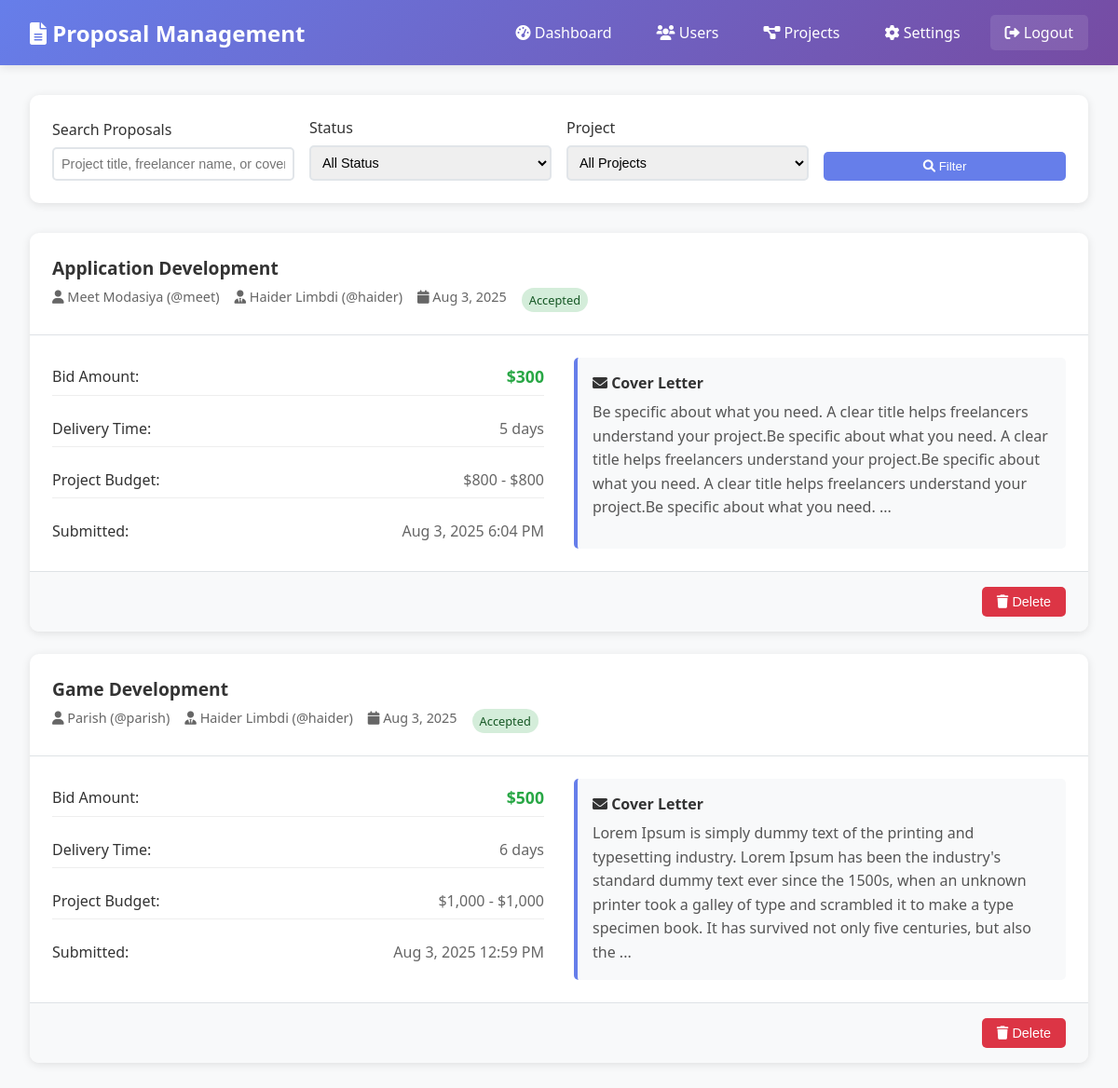
The app's page /freelance-connect/admin-proposals.php (signed in) with its own data.
### tables this page shows
CREATE TABLE `proposals` (
  `id` int(11) NOT NULL,
  `project_id` int(11) NOT NULL,
  `freelancer_id` int(11) NOT NULL,
  `cover_letter` text NOT NULL,
  `bid_amount` decimal(10,2) NOT NULL,
  `delivery_time` int(11) NOT NULL,
  `status` enum('pending','accepted','rejected') DEFAULT 'pending',
  `created_at` timestamp NOT NULL DEFAULT current_timestamp(),
  `admin_notes` text DEFAULT NULL
);

CREATE TABLE `projects` (
  `id` int(11) NOT NULL,
  `client_id` int(11) NOT NULL,
  `category_id` int(11) NOT NULL,
  `title` varchar(200) NOT NULL,
  `description` text NOT NULL,
  `budget_min` decimal(10,2) DEFAULT NULL,
  `budget_max` decimal(10,2) DEFAULT NULL,
  `project_type` enum('fixed','hourly') NOT NULL,
  `skills_required` text DEFAULT NULL,
  `status` enum('open','in_progress','completed','cancelled') DEFAULT 'open',
  `created_at` timestamp NOT NULL DEFAULT current_timestamp(),
  `updated_at` timestamp NOT NULL DEFAULT current_timestamp() ON UPDATE current_timestamp(),
  `admin_notes` text DEFAULT NULL
);

CREATE TABLE `users` (
  `id` int(11) NOT NULL,
  `username` varchar(50) NOT NULL,
  `email` varchar(100) NOT NULL,
  `password_hash` varchar(255) NOT NULL,
  `first_name` varchar(50) NOT NULL,
  `last_name` varchar(50) NOT NULL,
  `user_type` enum('freelancer','client') NOT NULL,
  `profile_image` varchar(255) DEFAULT NULL,
  `bio` text DEFAULT NULL,
  `skills` text DEFAULT NULL,
  `hourly_rate` decimal(10,2) DEFAULT NULL,
  `location` varchar(100) DEFAULT NULL,
  `created_at` timestamp NOT NULL DEFAULT current_timestamp(),
  `updated_at` timestamp NOT NULL DEFAULT current_timestamp() ON UPDATE current_timestamp(),
  `status` enum('active','suspended','banned') DEFAULT 'active'
);

### freelance-connect/admin-proposals.php (the view, shortened to what this page needs)
<?php
require_once 'config/db.php';
$search = isset($_GET['search']) ? $_GET['search'] : '';
$params = [];
$where_clause = '';
try {
    $query = "SELECT pr.*, p.title as project_title, p.budget_min, p.budget_max,
                     f.first_name as freelancer_first, f.last_name as freelancer_last, f.username as freelancer_username,
                     c.first_name as client_first, c.last_name as client_last, c.username as client_username
              FROM proposals pr
              JOIN projects p ON pr.project_id = p.id
              JOIN users f ON pr.freelancer_id = f.id
              JOIN users c ON p.client_id = c.id
              $where_clause
              ORDER BY pr.created_at DESC";
    $stmt = $pdo->prepare($query);
    $stmt->execute($params);
    $proposals = $stmt->fetchAll();
} catch (PDOException $e) {
    $error = "Database error: " . $e->getMessage();
    $proposals = [];
    $projects = [];
}
?>
<!DOCTYPE html>
<html lang="en">
<head>
    <link href="https://cdnjs.cloudflare.com/ajax/libs/font-awesome/6.0.0/css/all.min.css" rel="stylesheet">
</head>
<body>
    <div class="admin-header">
        <h1><i class="fas fa-file-alt"></i> Proposal Management</h1>
        <div class="admin-nav">
            <a href="admin-dashboard.php"><i class="fas fa-tachometer-alt"></i> Dashboard</a>
            <a href="admin-users.php"><i class="fas fa-users"></i> Users</a>
            <a href="admin-projects.php"><i class="fas fa-project-diagram"></i> Projects</a>
            <a href="admin-settings.php"><i class="fas fa-cog"></i> Settings</a>
            <a href="admin-logout.php" class="logout"><i class="fas fa-sign-out-alt"></i> Logout</a>
        </div>
    </div>
    <div class="container">
        <div class="filters">
            <form method="GET" class="filter-form">
                <div class="form-group">
                    <label for="search">Search Proposals</label>
                    <input type="text" id="search" name="search"
                        placeholder="Project title, freelancer name, or cover letter"
                        value="<?php echo htmlspecialchars($search); ?>">
                </div>
                <div class="form-group">
                    <label for="status">Status</label>
                    <select id="status" name="status">
                        <option value="">All Status</option>
                    </select>
                </div>
                <div class="form-group">
                    <label for="project">Project</label>
                    <select id="project" name="project">
                        <option value="">All Projects</option>
                    </select>
                </div>
                <button type="submit" class="filter-btn">
                    <i class="fas fa-search"></i> Filter
                </button>
            </form>
        </div>
        <div class="proposals-grid">
            <?php if (empty($proposals)): ?>
                <div class="no-proposals">
                    <i class="fas fa-file-alt" style="font-size: 3rem; color: #ccc; margin-bottom: 1rem;"></i>
                    <p>No proposals found matching your criteria.</p>
                </div>
            <?php else: ?>
                <?php foreach ($proposals as $proposal): ?>
                    <div class="proposal-card">
                        <div class="proposal-header">
                            <div class="proposal-title"><?php echo htmlspecialchars($proposal['project_title']); ?></div>
                            <div class="proposal-meta">
                                <span><i class="fas fa-user"></i>
                                    <?php echo htmlspecialchars($proposal['freelancer_first'] . ' ' . $proposal['freelancer_last']); ?>
                                    (@<?php echo htmlspecialchars($proposal['freelancer_username']); ?>)</span>
                                <span><i class="fas fa-user-tie"></i>
                                    <?php echo htmlspecialchars($proposal['client_first'] . ' ' . $proposal['client_last']); ?>
                                    (@<?php echo htmlspecialchars($proposal['client_username']); ?>)</span>
                                <span><i class="fas fa-calendar"></i>
                                    <?php echo date('M j, Y', strtotime($proposal['created_at'])); ?></span>
                                <span class="status-badge status-<?php echo $proposal['status']; ?>">
                                    <?php echo ucfirst($proposal['status']); ?>
                                </span>
                            </div>
                        </div>
                        <div class="proposal-body">
                            <div class="proposal-content">
                                <div class="proposal-details">
                                    <div class="detail-item">
                                        <span class="detail-label">Bid Amount:</span>
                                        <span
                                            class="detail-value bid-amount">$<?php echo number_format($proposal['bid_amount']); ?></span>
                                    </div>
                                    <div class="detail-item">
                                        <span class="detail-label">Delivery Time:</span>
                                        <span class="detail-value"><?php echo $proposal['delivery_time']; ?> days</span>
                                    </div>
                                    <div class="detail-item">
                                        <span class="detail-label">Project Budget:</span>
                                        <span class="detail-value">$<?php echo number_format($proposal['budget_min']); ?> -
                                            $<?php echo number_format($proposal['budget_max']); ?></span>
                                    </div>
                                    <div class="detail-item">
                                        <span class="detail-label">Submitted:</span>
                                        <span
                                            class="detail-value"><?php echo date('M j, Y g:i A', strtotime($proposal['created_at'])); ?></span>
                                    </div>
                                </div>
                                <div class="cover-letter">
                                    <h4><i class="fas fa-envelope"></i> Cover Letter</h4>
                                    <p><?php echo nl2br(htmlspecialchars(substr($proposal['cover_letter'], 0, 300))); ?>
                                        <?php if (strlen($proposal['cover_letter']) > 300): ?>...<?php endif; ?>
                                    </p>
                                </div>
                            </div>
                        </div>
                        <div class="proposal-actions">
                            <form method="POST" style="display: inline;">
                                <button type="submit" class="btn btn-delete"
                                    onclick="return confirm('Delete this proposal? This action cannot be undone.')">
                                    <i class="fas fa-trash"></i> Delete
                                </button>
                            </form>
                        </div>
                    </div>
                <?php endforeach; ?>
            <?php endif; ?>
        </div>
    </div>
</body>
</html>

### freelance-connect/admin-proposals.php (style rules this page uses)
* { margin: 0; padding: 0; box-sizing: border-box; }
body { font-family: 'Segoe UI', Tahoma, Geneva, Verdana, sans-serif; background: #f8f9fa; color: #333; }
.admin-header { background: linear-gradient(135deg, #667eea 0%, #764ba2 100%); color: white; padding: 1rem 2rem; display: flex; justify-content: space-between; align-items: center; box-shadow: 0 2px 10px rgba(0, 0, 0, 0.1); }
.admin-header h1 { font-size: 1.5rem; }
.admin-nav { display: flex; gap: 1rem; }
.admin-nav a { color: white; text-decoration: none; padding: 0.5rem 1rem; border-radius: 5px; transition: background 0.3s ease; }
.admin-nav .logout { background: rgba(255, 255, 255, 0.1); }
.container { max-width: 1200px; margin: 0 auto; padding: 2rem; }
.filters { background: white; padding: 1.5rem; border-radius: 10px; box-shadow: 0 2px 10px rgba(0, 0, 0, 0.1); margin-bottom: 2rem; }
.filter-form { display: grid; grid-template-columns: repeat(auto-fit, minmax(200px, 1fr)); gap: 1rem; align-items: end; }
.form-group { display: flex; flex-direction: column; }
.form-group label { margin-bottom: 0.5rem; font-weight: 500; color: #333; }
.form-group select, .form-group input { padding: 0.5rem; border: 2px solid #e1e5e9; border-radius: 5px; font-size: 0.9rem; }
.filter-btn { background: #667eea; color: white; border: none; padding: 0.5rem 1rem; border-radius: 5px; cursor: pointer; font-weight: 500; }
.proposals-grid { display: grid; gap: 1.5rem; }
.proposal-card { background: white; border-radius: 10px; box-shadow: 0 2px 10px rgba(0, 0, 0, 0.1); overflow: hidden; }
.proposal-header { padding: 1.5rem; border-bottom: 1px solid #dee2e6; }
.proposal-title { font-size: 1.2rem; font-weight: 600; color: #333; margin-bottom: 0.5rem; }
.proposal-meta { display: flex; gap: 1rem; flex-wrap: wrap; font-size: 0.9rem; color: #666; }
.proposal-body { padding: 1.5rem; }
.proposal-content { display: grid; grid-template-columns: 1fr 1fr; gap: 2rem; }
.proposal-details { display: flex; flex-direction: column; gap: 1rem; }
.detail-item { display: flex; justify-content: space-between; align-items: center; padding: 0.5rem 0; border-bottom: 1px solid #eee; }
.detail-item:last-child { border-bottom: none; }
.detail-label { font-weight: 500; color: #333; }
.detail-value { color: #666; }
.cover-letter { background: #f8f9fa; padding: 1rem; border-radius: 5px; border-left: 4px solid #667eea; }
.cover-letter h4 { margin-bottom: 0.5rem; color: #333; }
.cover-letter p { color: #555; line-height: 1.6; }
.status-badge { padding: 0.25rem 0.5rem; border-radius: 15px; font-size: 0.8rem; font-weight: 500; }
.status-accepted { background: #d4edda; color: #155724; }
.proposal-actions { padding: 1rem 1.5rem; background: #f8f9fa; border-top: 1px solid #dee2e6; display: flex; gap: 0.5rem; justify-content: flex-end; }
.btn { padding: 0.5rem 1rem; border: none; border-radius: 5px; cursor: pointer; font-size: 0.9rem; text-decoration: none; display: inline-block; }
.btn-delete { background: #dc3545; color: white; }
.bid-amount { color: #28a745; font-weight: 600; font-size: 1.1rem; }

### records on screen
proposals: project.title "Application Development", freelancer.last_name "Meet Modasiya", freelancer.username "meet", users.first_name+last_name "Haider Limbdi", users.username "haider", created_at "Aug 3, 2025", status "Accepted", bid_amount "300", delivery_time "5", project.budget_min "800", project.budget_max "800", created_at "Aug 3, 2025 6:04 PM", cover_letter "Be specific about what you need. A clear title helps freelancers understand your project.Be specific about what you need. A clear title helps freelancers understand your project.Be specific about what you need. A clear title helps freelancers understand your project.Be specific about what you need."
proposals: project.title "Game Development", freelancer.last_name "Parish", freelancer.username "parish", users.first_name+last_name "Haider Limbdi", users.username "haider", created_at "Aug 3, 2025", status "Accepted", bid_amount "500", delivery_time "6", project.budget_min "1,000", project.budget_max "1,000", created_at "Aug 3, 2025 12:59 PM", cover_letter "Lorem Ipsum is simply dummy text of the printing and typesetting industry. Lorem Ipsum has been the industry's standard dummy text ever since the 1500s, when an unknown printer took a galley of type and scrambled it to make a type specimen book. It has survived not only five centuries, but also the"
